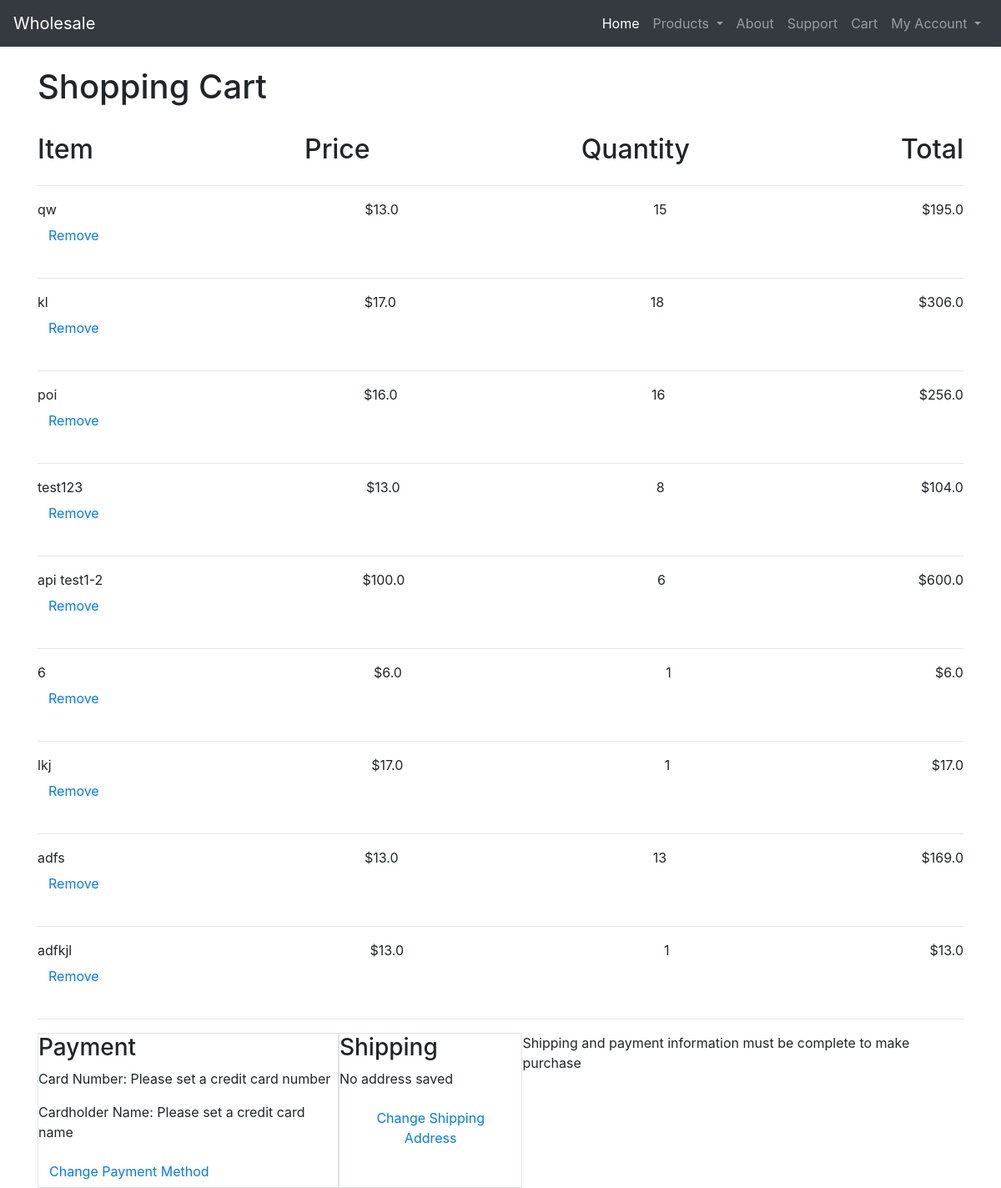
The app's page /cart/ (signed in) with its own data.
### wholesale/models.py (models this page shows)
class Products(models.Model):
    name = models.CharField(default="", unique=True, max_length=250)
    description = models.CharField(default="", max_length=250)
    image = models.URLField(null=True, max_length=200)
    price = models.FloatField(default=0.00)
    category = models.ForeignKey(Category, on_delete=models.CASCADE)
    max_quantity = models.IntegerField(default=sys.maxsize)
    min_quantity_retail = models.IntegerField(default=0)

### wholesale/views.py (the view, shortened to what this page needs)
# urls.py: path('cart/', views.cart, name='cart'),
@csrf_exempt
def cart(request):
    if request.user.is_authenticated:
        u = User.objects.get(id = request.user.id)
        user = User.objects.get(username=u)
        customer = user.customers
        address = ShippingAddress.objects.filter(custID=customer)
        paymentid = Customers.objects.values_list('PaymentID', flat = True).filter(user = request.user)
        if paymentid[0] is not None:
            number = Payment.objects.values_list('CardNumber', flat = True).get(id=list(paymentid)[0])
            name = Payment.objects.values_list('Name', flat = True).get(id=list(paymentid)[0])
        else:
            number = 'Please set a credit card number'
            name = 'Please set a credit card name'
        products = Cart.objects.filter(customer=customer)
        cartList = []
        total = 0
        discount = 0
        for prod in products:
            productPrice = Products.objects.values_list('price', flat = True).get(name = prod.prodName.name)
            obj = {'name': prod.prodName.name, 'price': productPrice, 'quantity': prod.prodQuantity, 'total': round(productPrice * prod.prodQuantity, 2)}
            cartList.append(obj)
            if customer.custLevel == 2:
                productObject = Products.objects.get(name=prod.prodName.name)
                discountObject = Discount.objects.filter(product=productObject)
                for deal in discountObject:
                    if prod.prodQuantity >= deal.minQuan and prod.prodQuantity <= deal.maxQuan:
                        discount += (productPrice * prod.prodQuantity) * (deal.percentage/100)
            total += productPrice * prod.prodQuantity
            total = round(total, 2)
            discount = round(discount, 2)
        if request.method == 'GET':
            return render(request, "cart.html", {'ship': address, 'number': number, 'name': name, 'product': cartList, 'total': total, 'customer': customer.custLevel, 'discount': discount}, status=status.HTTP_200_OK)
    else:
        return HttpResponse(status = status.HTTP_403_FORBIDDEN)

### wholesale/templates/cart.html (shortened to what this page needs)
{% extends 'base.html' %}
{% load mathfilters %}
{% block content %}
<h1>Shopping Cart</h1></br>
<div class="d-flex flex-row justify-content-between">
    <h2>Item </h2>
    <h2>Price</h2>
    <h2>Quantity</h2>
    <h2>Total</h2>
</div>
<hr>
{% if product|length == 0 %}
<h3>Your cart is empty</h3>
{% else %}
{% for prod in product %}
<div class="d-flex flex-row justify-content-between">
    <p> {{ prod.name }} </br> <button onclick="removeFunction( '{{ prod.name }}' )" id={{ prod.name }} type="button" class="btn btn-link remove">Remove</button></p>
    <p>${{ prod.price }}</p>
    <p>{{ prod.quantity }}</p>
    <p>${{ prod.total }}</p>
</div>
<hr>
{% endfor %}
{% endif %}
<div class="d-flex flex-row justify-content-between">
    <div class="border">
        <h3>Payment</h3>
        <p>Card Number: {{ number }}</p>
        <p>Cardholder Name: {{ name }}</p>
        <a href="{% url 'payment' %}" class="btn btn-link" role="button">Change Payment Method</a>
    </div>
    <div class="border">
        <h3>Shipping</h3>
        {% if ship|length > 0 %}
        {% for value in ship %}
        {% if customer == 2 %}
        <p>Business name: {{ value.businessName }}</p>
        {% else %}
        <p>First name: {{ value.shipAddFname }}</p>
        <p>Last name: {{ value.shipAddLname }}</p>
        {% endif %}
        <p>Address: {{ value.shipAddAddress }}</p>
        <p>City: {{ value.shipAddCity }}</p>
        <p>State: {{ value.shipAddState }}</p>
        <p>Zip: {{ value.shipAddZip }}</p>
        <p>Phone number: {{ value.shipAddPhone }}</p>
        {% endfor %}
        <a href="{% url 'shipping' %}" class="btn btn-link" role="button">Change Shipping Address</a>
        {% else %}
        <p>No address saved</p>
        <a href="{% url 'shipping' %}" class="btn btn-link" role="button">Change Shipping Address</a>
        {% endif %}
    </div>
    <div>
        {% if ship|length == 0 or number == 'Please set a credit card number'%}
        <p>Shipping and payment information must be complete to make purchase</p>
        {% elif product|length == 0 %}
        <p>Add products to cart to make purchase</p>
            {% endif %}
    </div>
</div>
{% endblock %}

### wholesale/static/style.css (style rules this page uses)
a, a:hover { color: black }

### records on screen
Products: name "qw"
Products: name "kl"
Products: name "poi"
Products: name "test123"
Products: name "api test1-2"
Products: name "6", price "6.0", quantity "1", total "6.0"
Products: name "lkj"
Products: name "adfs"
Products: name "adfkjl"

### other values on screen
{{ prod.price }} "13.0" "17.0" "16.0" "13.0" "100.0" "17.0" "13.0" "13.0"
{{ prod.quantity }} "15" "18" "16" "8" "6" "1" "13" "1"
{{ prod.total }} "195.0" "306.0" "256.0" "104.0" "600.0" "17.0" "169.0" "13.0"
{{ number }} "Please set a credit card number"
{{ name }} "Please set a credit card name"
